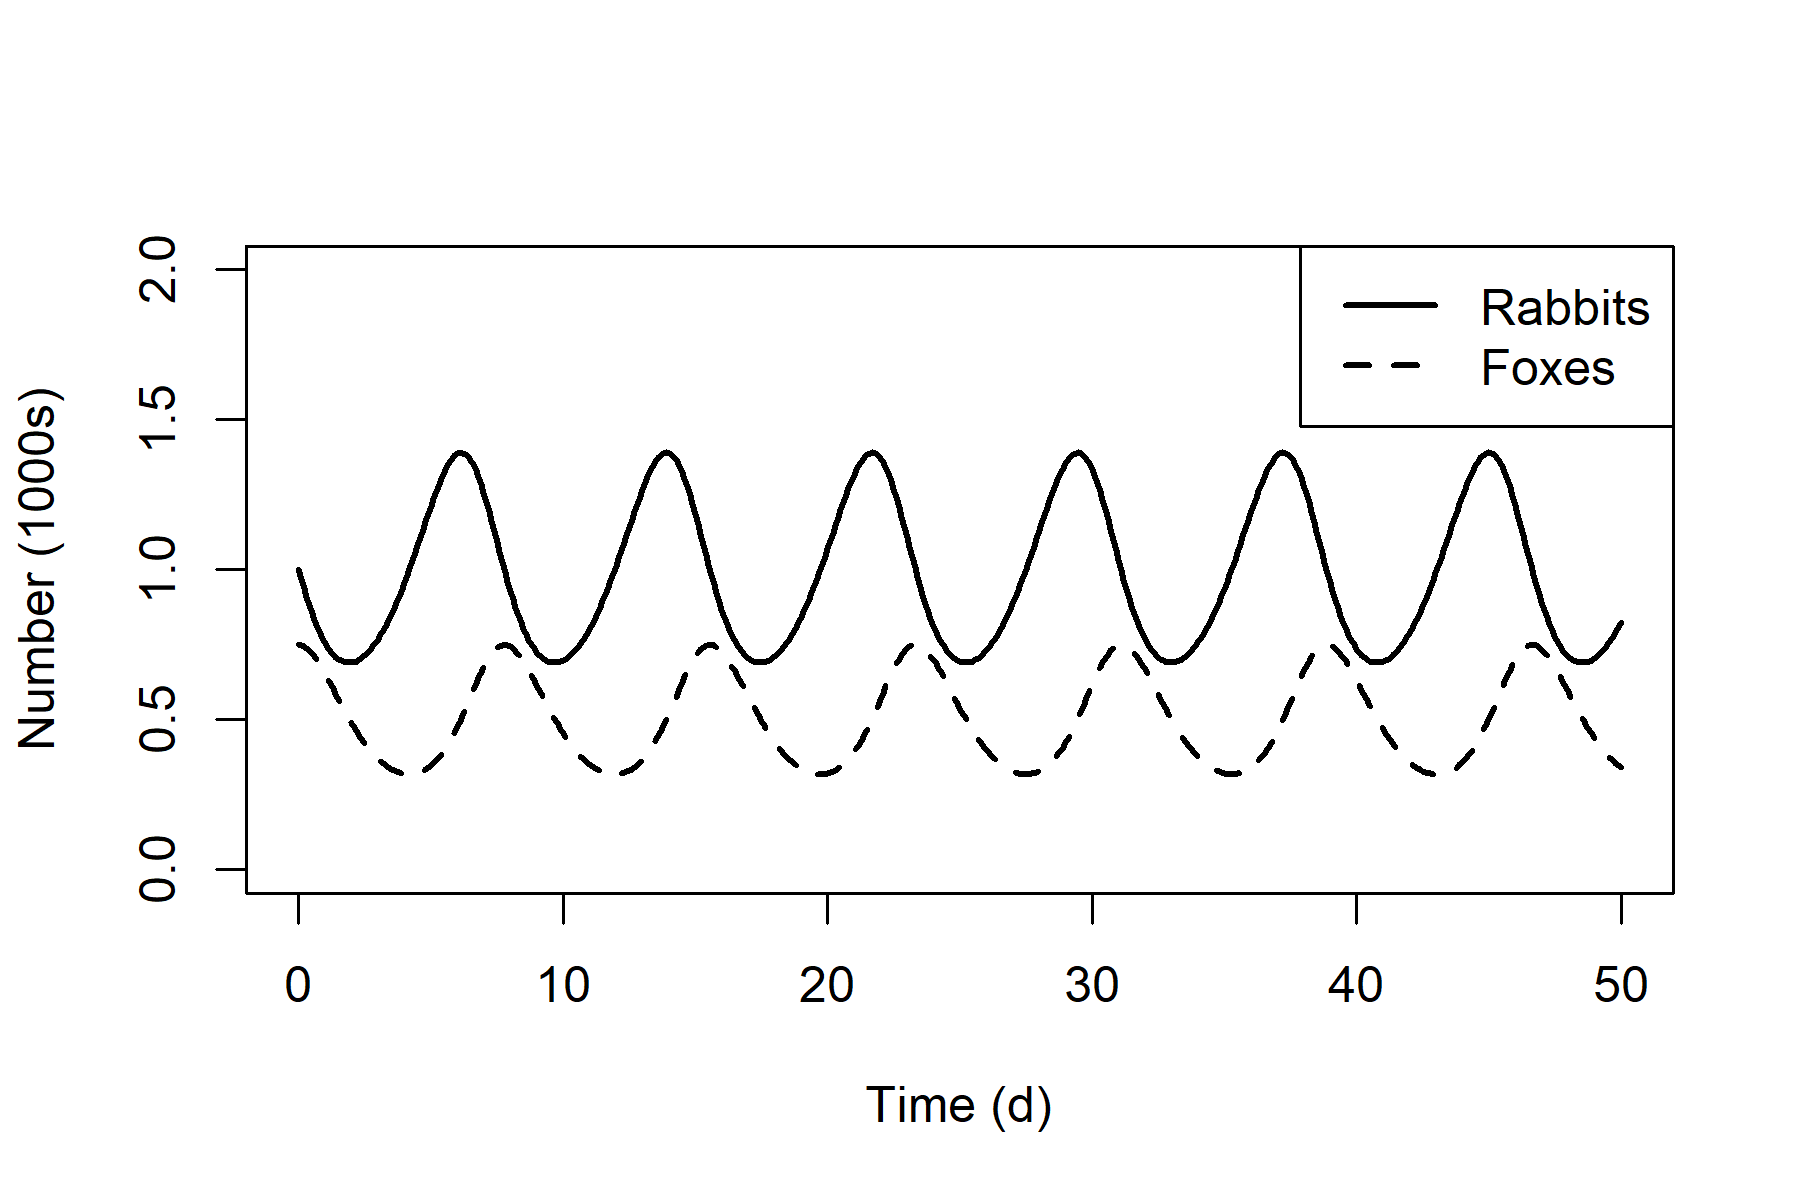

The R source for this figure:
library(MCSimMod)

# Get the full name of the package directory that contains the example MCSim
# model specification file.
mod_path <- file.path(system.file(package = "MCSimMod"), "extdata")

# Create a model object using the example MCSim model specification file
# "pred_prey.model" included in the MCSimMod package.
pp_mod_name <- file.path(mod_path, "pred_prey")
pp_mod <- createModel(pp_mod_name)

# Load the model.
pp_mod$loadModel()

# Define output times for simulation.
times <- seq(from = 0, to = 50, by = 0.1)

# Run simulation.
out <- pp_mod$runModel(times)

# Plot simulation results.
file_name = "PredPreyModelSimulation.png"
png(file_name, units="in", width=6, height=4, res=300)
plot(out[, "time"], out[, "x"], type = "l", lty = 1, lwd = 2,
     xlab = "Time (d)", ylab = "Number (1000s)", ylim = c(0, 2))
lines(out[, "time"], out[, "y"], lty = 2, lwd = 2)
legend("topright", c("Rabbits", "Foxes"), lty = c(1, 2), lwd = 2)
dev.off()

# Plot simulation results.
file_name = "PredPreyModelSimulationPhasePlot.png"
png(file_name, units="in", width=6, height=6, res=300)
plot(out[, "x"], out[, "y"], type = "l", lty = 1, lwd = 2,
     xlab = "Number of Rabbits (1000s)", ylab = "Number of Foxes (1000s)")
dev.off()